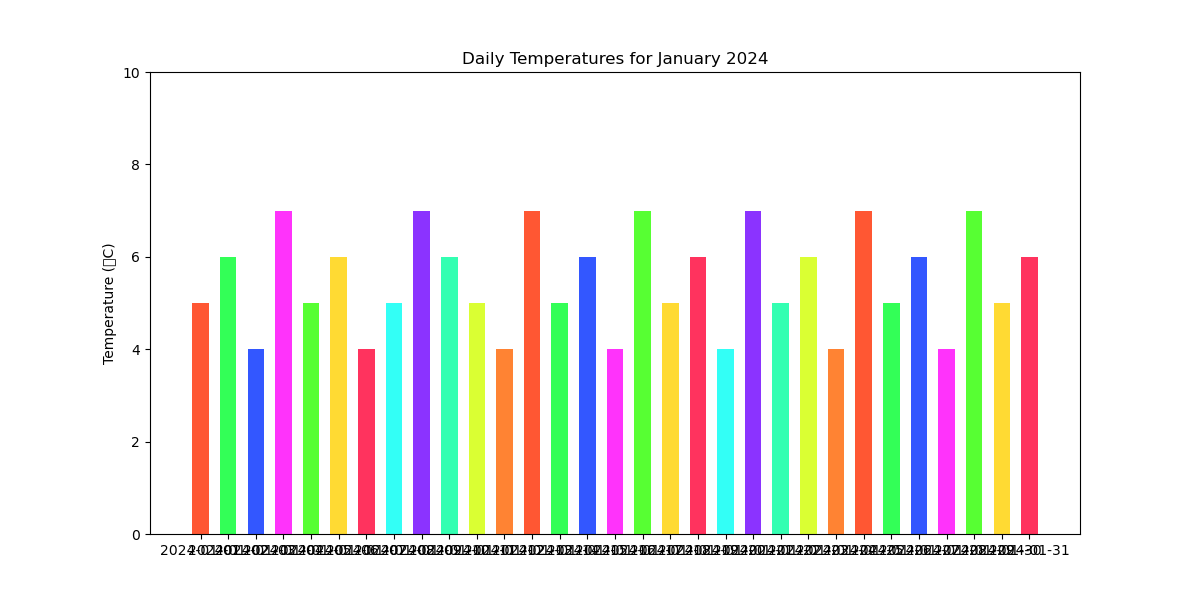

Write Python code to recreate this figure.

import matplotlib.pyplot as plt

# Data
dates = [
    '2024-01-01', '2024-01-02', '2024-01-03', '2024-01-04', 
    '2024-01-05', '2024-01-06', '2024-01-07', '2024-01-08', 
    '2024-01-09', '2024-01-10', '2024-01-11', '2024-01-12', 
    '2024-01-13', '2024-01-14', '2024-01-15', '2024-01-16', 
    '2024-01-17', '2024-01-18', '2024-01-19', '2024-01-20', 
    '2024-01-21', '2024-01-22', '2024-01-23', '2024-01-24', 
    '2024-01-25', '2024-01-26', '2024-01-27', '2024-01-28', 
    '2024-01-29', '2024-01-30', '2024-01-31'
]
temperatures = [
    5, 6, 4, 7, 5, 6, 4, 5, 7, 6, 5, 4, 7, 5, 
    6, 4, 7, 5, 6, 4, 7, 5, 6, 4, 7, 5, 6, 4, 
    7, 5, 6
]

# Plotting the bar chart
plt.figure(figsize=(12, 6))  # changing width and height of the chart
plt.bar(dates, temperatures, width=0.6, color=[
    '#FF5733', '#33FF57', '#3357FF', '#FF33FB', 
    '#57FF33', '#FFDA33', '#FF335E', '#33FFF6', 
    '#8B33FF', '#33FFB2', '#DAFF33', '#FF8333',
    '#FF5733', '#33FF57', '#3357FF', '#FF33FB', 
    '#57FF33', '#FFDA33', '#FF335E', '#33FFF6', 
    '#8B33FF', '#33FFB2', '#DAFF33', '#FF8333',
    '#FF5733', '#33FF57', '#3357FF', '#FF33FB', 
    '#57FF33', '#FFDA33', '#FF335E'
])  # change direction and color scheme of bars

# Customizing the plot
plt.ylabel('Temperature (°C)')
plt.title('Daily Temperatures for January 2024')  # changing topic
plt.ylim(0, 10)  # adjust the limit to better spread out the bars

# Show the plot
plt.show()
